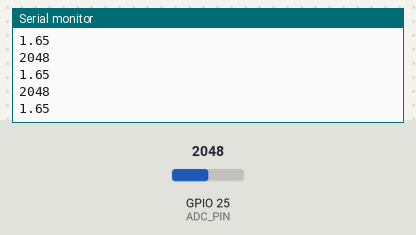
The sketch below on a simulated ESP32. Shown: the last lines printed to the serial monitor. The test bench sets the inputs (shaded band); at power-on: GPIO 25 (ADC_PIN) = 2048 (analog values on the 0–4095 scale).

Above: at 1.2 s.
1.3 s: GPIO 25 (ADC_PIN) set to 2866
At 1.31 s:
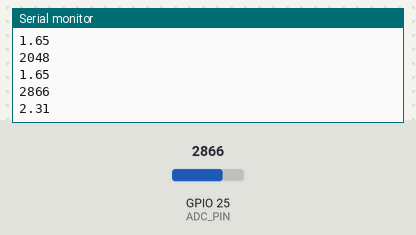
2.8 s: GPIO 25 (ADC_PIN) set to 3603
At 2.81 s:
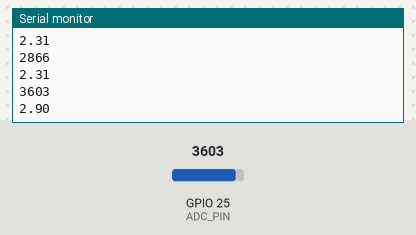
Timing chart, 0 to 5.8 s (numbered marks = the images above; inputs shaded):
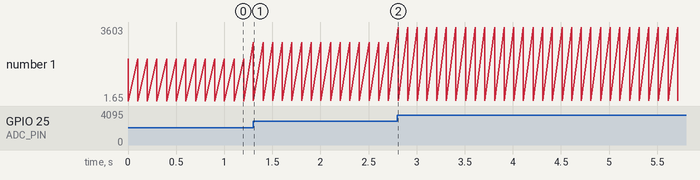

The sketch:

ModbusRTU_to_HMI_Voltage.ino
```cpp
#include <math.h>

// LW0 -> Local Word Register 0 -> 0x0000

#define TX_PIN 17
#define RX_PIN 16
#define DE_RE 4
#define ADC_PIN 25

HardwareSerial RS485(2);

uint16_t crc16(uint8_t *buf, int len)
{
  uint16_t crc = 0xFFFF;

  for (int pos = 0; pos < len; pos++)
  {
    crc ^= (uint16_t)buf[pos];

    for (int i = 0; i < 8; i++)
    {
      if (crc & 0x0001)
      {
        crc >>= 1;
        crc ^= 0xA001;
      }
      else
        crc >>= 1;
    }
  }
  return crc;
}

void write_LW0(uint16_t value)
{
  uint8_t frame[8];

  frame[0] = 0x01;  // Slave ID
  frame[1] = 0x06;  // Write single register
  frame[2] = 0x00;
  frame[3] = 0x00;  // LW0 address

  frame[4] = value >> 8;
  frame[5] = value & 0xFF;

  uint16_t crc = crc16(frame, 6);

  frame[6] = crc & 0xFF;
  frame[7] = crc >> 8;

  digitalWrite(DE_RE, HIGH);

  RS485.write(frame, 8);
  RS485.flush();

  digitalWrite(DE_RE, LOW);
}

void setup()
{
  Serial.begin(115200);

  pinMode(DE_RE, OUTPUT);
  digitalWrite(DE_RE, LOW);

  pinMode(ADC_PIN, INPUT);

  RS485.begin(9600, SERIAL_8N1, RX_PIN, TX_PIN);

  analogReadResolution(12);
}

void loop()
{
  uint16_t adc = analogRead(ADC_PIN);

  printf("%d\n", adc);

  float voltage = (adc / 4095.0) * 3.3;

  printf("%.2f\n", voltage);

  uint16_t scaledValue = (uint16_t)round(voltage * 10);   // 3.30V → 330

  write_LW0(scaledValue);

  delay(100);
}
```

Measured:
- after the input at 1.3 s, the serial monitor: prints a new line at once (image 1)
- after the input at 2.8 s, the serial monitor: prints a new line at once (image 2)
- plotted number 1: 1.65 → 2.31 after the input at 1.3 s, 2.31 → 2.9 after the input at 2.8 s
